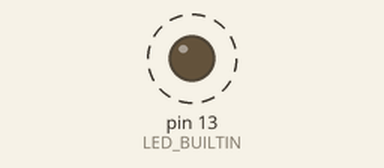
Bench run of a sketch on a simulated Arduino Uno, built with avr-gcc and run on an emulated ATmega328P. Shown: output pins drawn as LEDs (lit = HIGH). Dashed ring = blinking. No radio packets arrive unless stated.

Above: at 0.5 s.
Timing chart, 0 to 3.0 s (numbered marks = the images above):
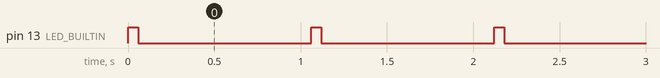

Measured:
- by itself, pin 13 (LED_BUILTIN): alternates HIGH for 0.06 s and LOW for 1.0 s

The sketch:

transmitter_test.ino
```cpp
#include <VirtualWire.h>

void setup() {
  // default transmit pin is 12
  vw_set_tx_pin(12);
  vw_set_ptt_inverted(true);
  vw_setup(2000);
  pinMode(LED_BUILTIN, OUTPUT);
}

void loop() {
  const char *message = "hello there!"; // 12 chars
  // light up
  digitalWrite(LED_BUILTIN, HIGH);
  vw_send((uint8_t *) message, strlen(message));
  vw_wait_tx();
  digitalWrite(LED_BUILTIN, LOW);
  delay(1000);
}
```
